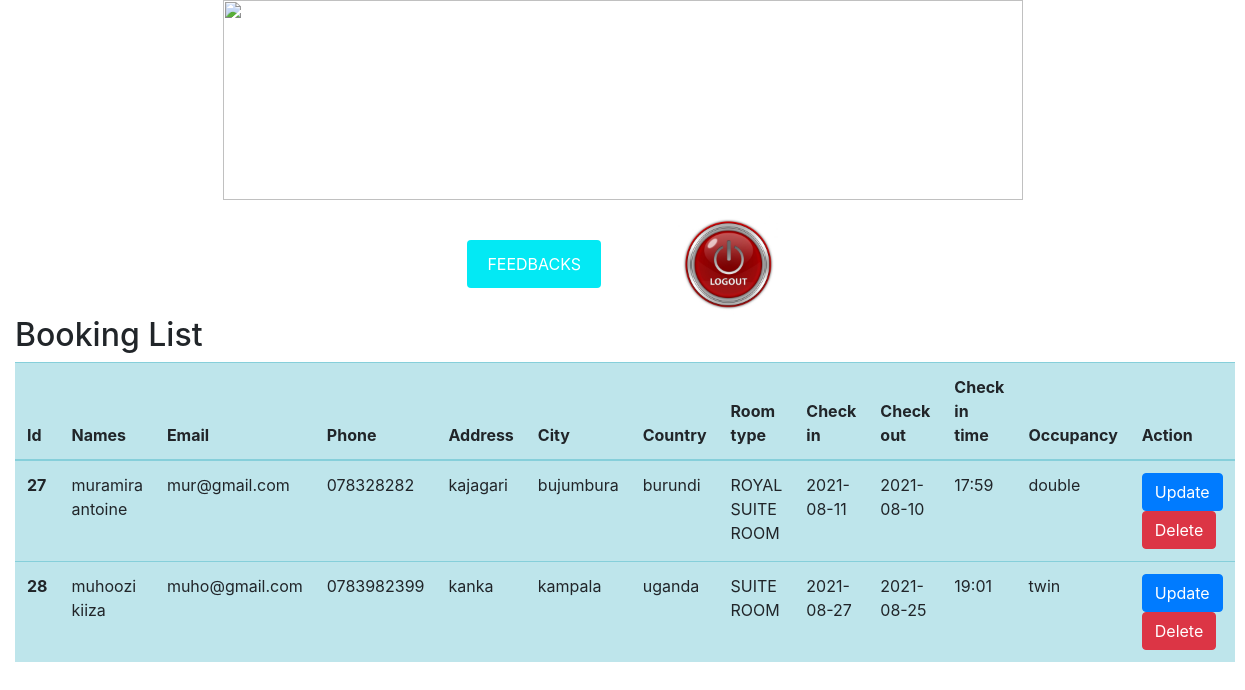
Screenshot of /all1.php with the database file from the repository.
### tables this page shows
CREATE TABLE `booking` (
  `id` int(23) NOT NULL,
  `name` varchar(43) NOT NULL,
  `email` varchar(56) NOT NULL,
  `phone` varchar(67) NOT NULL,
  `address` varchar(43) NOT NULL,
  `city` varchar(56) NOT NULL,
  `country` varchar(54) NOT NULL,
  `room_type` varchar(89) NOT NULL,
  `check_in` date NOT NULL,
  `check_out` date NOT NULL,
  `check_in_time` varchar(98) NOT NULL,
  `occupancy` varchar(56) NOT NULL
);

### all1.php (the view, shortened to what this page needs)
<!DOCTYPE html>
<html lang="en">
<head>
<link rel ="stylesheet" href="https://cdn.jsdelivr.net/npm/@fortawesome/fontawesome-free@5.15.3/css/fontawesome.min.css">
<link rel="stylesheet" href="https://stackpath.bootstrapcdn.com/bootstrap/4.5.2/css/bootstrap.min.css" >
</head>
<body>
<p align="center"><img src="images/logo.PNG"width="800"height="200"></p>
<center><a href="feed.php"><input type="button"value="FEEDBACKS"></a>
&nbsp&nbsp&nbsp&nbsp&nbsp&nbsp&nbsp&nbsp&nbsp&nbsp&nbsp&nbsp&nbsp&nbsp&nbsp&nbsp<a href="index.html"><img src="images/logout.JPG"width="100"></a></center>
<div class="col-md-12">
            <div class="float-left">
                <h2>Booking List</h2>
            </div>
            <table class="table table-hover table-info">
              <thead>
                <tr>
                  <th scope="col">Id</th>
                  <th scope="col">Names</th>
                  <th scope="col">Email</th>
                  <th scope="col">Phone</th>
                  <th scope="col">Address</th>
                  <th scope="col">City</th>
                  <th scope="col">Country</th>
                  <th scope="col">Room type</th>
                  <th scope="col">Check in</th>
                  <th scope="col">Check out</th>
                  <th scope="col">Check in time</th>
                  <th scope="col">Occupancy</th>
                 <th scope="col">Action</th>
                </tr>
              </thead>
              <tbody>
                <?php
                include "connection.php";
                $sql="select * from booking";
                $result = $con->query($sql);
                ?>
                <?php if ($result->num_rows > 0): ?>
                <?php while($array=mysqli_fetch_row($result)): ?>
                <tr>
                    <th scope="row"><?php echo $array[0];?></th>
                    <td><?php echo $array[1];?></td>
                    <td><?php echo $array[2];?></td>
                    <td><?php echo $array[3];?></td>
                    <td><?php echo $array[4];?></td>
                    <td><?php echo $array[5];?></td>
                    <td><?php echo $array[6];?></td>
                    <td><?php echo $array[7];?></td>
                    <td><?php echo $array[8];?></td>
                    <td><?php echo $array[9];?></td>
                    <td><?php echo $array[10];?></td>
                     <td><?php echo $array[11];?></td>
                    <td>
                      <a href="edit.php?id=<?php echo $array[0];?>" class="btn btn-primary">Update</a>
                      <a href="delete.php?name=<?php echo $array[1];?>" class="btn btn-danger">Delete</a>
                </tr>
                <?php endwhile; ?>
                <?php else: ?>
                <tr>
                   <td colspan="3" rowspan="1" headers="">No Data Found</td>
                </tr>
                <?php endif; ?>
              </tbody>
            </table>
        </div>
</body>
</html>

### all1.php (style rules this page uses)
input[type=button] { background-color: #03e9f4;; color: white; padding: 12px 20px; border: none; border-radius: 4px; cursor: pointer; }

### rows the page displays
booking: id "27", name "muramira antoine", email "mur@gmail.com", phone "078328282", address "kajagari", city "bujumbura", country "burundi", room_type "ROYAL SUITE ROOM", check_in "2021-08-11", check_out "2021-08-10", check_in_time "17:59", occupancy "double"
booking: id "28", name "muhoozi kiiza", email "muho@gmail.com", phone "0783982399", address "kanka", city "kampala", country "uganda", room_type "SUITE ROOM", check_in "2021-08-27", check_out "2021-08-25", check_in_time "19:01", occupancy "twin"
